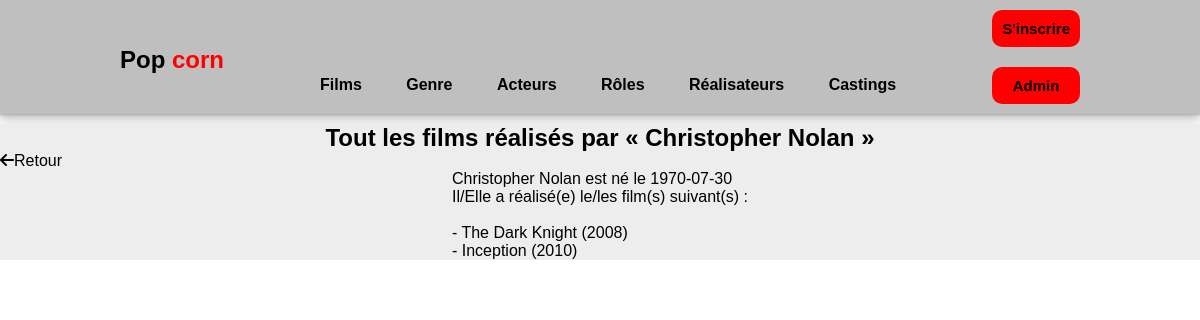
Page /index.php?action=detailsDirector&id=1 on the committed database.
### tables this page shows
CREATE TABLE IF NOT EXISTS `director` (
  `id_director` int(11) NOT NULL AUTO_INCREMENT,
  `firstname` varchar(50) DEFAULT NULL,
  `lastname` varchar(50) DEFAULT NULL,
  `sexe` varchar(10) DEFAULT NULL,
  `birthdate` date DEFAULT NULL,
  PRIMARY KEY (`id_director`)
);

CREATE TABLE IF NOT EXISTS `movie` (
  `id_movie` int(11) NOT NULL AUTO_INCREMENT,
  `movie_name` varchar(50) DEFAULT NULL,
  `release_year` year(4) DEFAULT NULL,
  `movie_length` int(11) DEFAULT NULL,
  `synopsis` longtext,
  `url_img` longtext,
  `genre_id` int(11) DEFAULT NULL,
  `director_id` int(11) DEFAULT NULL,
  `note` int(11) DEFAULT NULL,
  PRIMARY KEY (`id_movie`),
  KEY `FK1_movie_genre` (`genre_id`),
  KEY `FK2_movie_director` (`director_id`),
  CONSTRAINT `FK1_movie_genre` FOREIGN KEY (`genre_id`) REFERENCES `genre` (`id_genre`),
  CONSTRAINT `FK2_movie_director` FOREIGN KEY (`director_id`) REFERENCES `director` (`id_director`)
);

### controller/CinemaController.php (called while the page is built, shortened)
<?php
class CinemaController
{
	public function detailsDirector($id_director)
	{
		$pdo = Connect::connectToDb();
		$request_director_infos = $pdo->prepare("
			SELECT DISTINCT d.id_director, d.firstname, d.lastname, d.birthdate
			FROM director d
			WHERE d.id_director = :id_director
		");
		$request_director_infos->execute(["id_director" => $id_director]);
		$pdo = Connect::connectToDb();
		$request_director_list_movies = $pdo->prepare("
		SELECT  m.movie_name, m.release_year, m.movie_length, id_movie
		FROM director d
		INNER JOIN movie m ON m.director_id = d.id_director
		WHERE d.id_director = :id_director
		");
		$request_director_list_movies->execute(["id_director" => $id_director]);
		require "view/detailsDirector.php";
	}
}

### view/detailsDirector.php (the view, shortened to what this page needs)
			<a href="index.php?action=listDirectors" class="button"><i class="fa-solid fa-arrow-left"></i>Retour</a>
	<div class="movie-card-list">
		<div class="movie-card-detail">
		<?php
			if(isset($request_director_infos)){
				$director_infos = $request_director_infos->fetch();
			?>
			<span><?=$director_infos["firstname"]." ".$director_infos["lastname"]." est né le ".$director_infos["birthdate"]?><br></span>
			<span>Il/Elle a réalisé(e) le/les film(s) suivant(s) : <br><br></span>
				<?php } ?>
			<?php
			if($request_director_list_movies->rowCount()>0){
				foreach($request_director_list_movies->fetchAll() as $director_movie){ ?>
				<span> - <a href="index.php?action=detailsMovie&id=<?=$director_movie['id_movie']?>"><?= $director_movie["movie_name"]." (". $director_movie["release_year"].")</a>
				 "?><br> </span>
			<?php }}
			else{ ?>
				<span class="error">Cet réalisateur n'as produit aucuns films.</span>
				<?php
			} ?>
			</div>
			</div>
<?php
$secondary_title = 'Tout les films réalisés par « '.ucfirst($director_infos["firstname"])." ".ucfirst($director_infos["lastname"])." »";
$content = ob_get_clean();
require "view/template.php";

### view/template.php (shortened to what this page needs)
<!DOCTYPE html>
<html lang="en">
<head>
    <link rel="stylesheet" href="style.css">
</head>
<body>
    <nav>
        <h2 class="logo"><a href="index.php?action=listMovies"> Pop <span class="corn">corn</a></h2>
        <ul class="menu">
            <li><a href="index.php?action=listMovies">Films</a></li>
            <li><a href="index.php?action=listGenres">Genre</a></li>
            <li><a href="index.php?action=listActors">Acteurs</a></li>
            <li><a href="index.php?action=listRoles">Rôles</a></li>
            <li><a href="index.php?action=listDirectors">Réalisateurs</a></li>
            <li><a href="index.php?action=listCastings">Castings</a></li>
        </ul>
        <div class="account-access">
            <a class="subscribe">S'inscrire</a>
            <a class="subscribe" href="index.php?action=admin">Admin</a>
        </div>
    </nav>
            <main>
            <?php if (isset($secondary_title)) { ?>
                <h2 class="list-title"><?= $secondary_title ?></h2>
            <?php } ?>
            <?php if (isset($content)) { ?>
                <?= $content ?>
            <?php } ?>
            </main>
</body>
</html>

### style.css (style rules this page uses)
* { margin: 0; padding: 0; color: black; font-family: "Poppins", sans-serif; text-decoration: none; list-style: none; }
:root { --light-gray: rgb(106, 106, 106); --clickable: rgb(255, 0, 0); }
* { box-sizing: border-box; font-family: "Josefin Sans", sans-serif; }
main { background-color: #ededed; width: 100%; }
nav { display: flex; align-items: flex-end; flex-direction: row; justify-content: space-between; padding-left: 10%; padding-right: 10%; background-color: #bfbfbf; box-shadow: rgba(0, 0, 0, 0.07) 0px 1px 1px, rgba(0, 0, 0, 0.07) 0px 2px 2px, rgba(0, 0, 0, 0.07) 0px 4px 4px, rgba(0, 0, 0, 0.07) 0px 8px 8px, rgba(0, 0, 0, 0.07) 0px 16px 16px; }
nav h2 { margin-bottom: 40px; }
.logo { color: black; font-size: 28px; }
span.corn { color: var(--clickable); }
nav ul li { list-style-type: none; padding: 20px 20px; display: inline-block; }
nav ul li a { color: black; text-decoration: none; font-weight: bold; }
.account-access { display: flex; flex-direction: column; }
a.subscribe { padding: 10px; border: none; background: var(--clickable); border-radius: 10px; color: black; font-weight: bold; font-size: 15px; transition: 0.4s; margin-top: 10px; margin-bottom: 10px; display: flex; justify-content: center; }
h2.logo { font-size: x-large; }
h2.list-title { display: flex; justify-content: center; margin-top: 10px; }
.movie-card-list { display: flex; flex-direction: column; align-items: center; }

### rows in the picture
director: secondary_title "Tout les films réalisés par « Christopher Nolan »", firstname "Christopher", lastname "Nolan", birthdate "1970-07-30"
movie: movie_name "The Dark Knight", release_year "2008"
movie: movie_name "Inception", release_year "2010"
